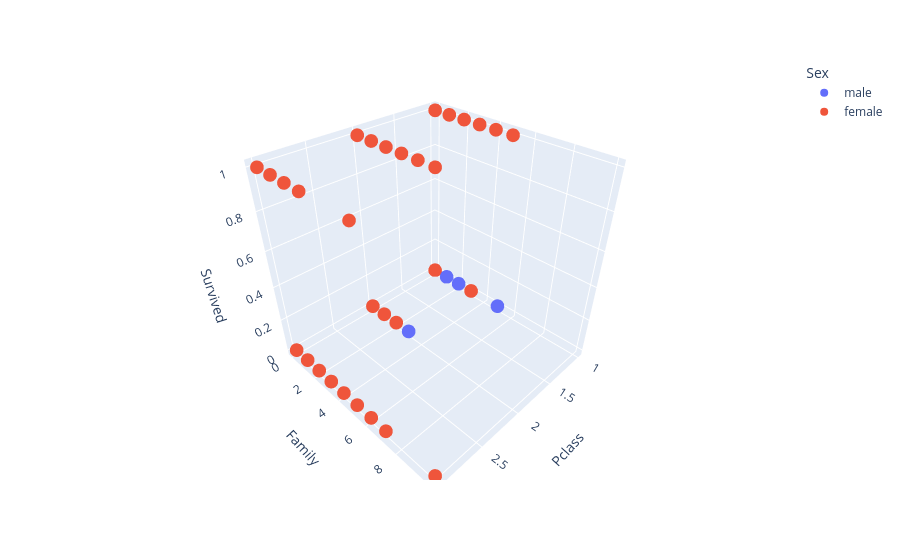

Notebook source saved alongside this figure:
### Code cell
fig_1 = px.scatter_3d(
                data_frame = df,
                x = 'Pclass',
                y = 'Family',
                z = 'Survived',
                color='Sex',
)
fig_1.show()

### Figure 1 — Plotly figure (JSON) as saved in the notebook; plotly's stock layout.template omitted (floating-point values rounded to 4 significant figures; data arrays with more than 128 entries replaced by an {"elided": "..."} marker saying what was removed)
{"data": [{"hovertemplate": "Sex=male<br>Pclass=%{x}<br>Family=%{y}<br>Survived=%{z}<extra></extra>", "legendgroup": "male", "marker": {"color": "#636efa", "symbol": "circle"}, "mode": "markers", "name": "male", "scene": "scene", "showlegend": true, "type": "scatter3d", "x": {"elided": "577 int values"}, "y": {"elided": "577 int values"}, "z": {"elided": "577 int values"}}, {"hovertemplate": "Sex=female<br>Pclass=%{x}<br>Family=%{y}<br>Survived=%{z}<extra></extra>", "legendgroup": "female", "marker": {"color": "#EF553B", "symbol": "circle"}, "mode": "markers", "name": "female", "scene": "scene", "showlegend": true, "type": "scatter3d", "x": {"elided": "314 int values"}, "y": {"elided": "314 int values"}, "z": {"elided": "314 int values"}}], "layout": {"legend": {"title": {"text": "Sex"}, "tracegroupgap": 0}, "margin": {"t": 60}, "scene": {"domain": {"x": [0, 1], "y": [0, 1]}, "xaxis": {"title": {"text": "Pclass"}}, "yaxis": {"title": {"text": "Family"}}, "zaxis": {"title": {"text": "Survived"}}}}}
